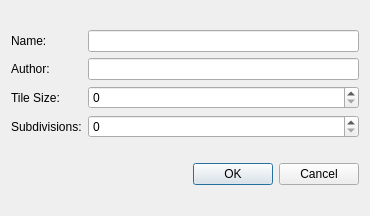
<?xml version="1.0" encoding="UTF-8"?>
<ui version="4.0">
 <class>NewDialog</class>
 <widget class="QDialog" name="NewDialog">
  <property name="geometry">
   <rect>
    <x>0</x>
    <y>0</y>
    <width>370</width>
    <height>216</height>
   </rect>
  </property>
  <property name="windowTitle">
   <string>New Tileset</string>
  </property>
  <property name="sizeGripEnabled">
   <bool>false</bool>
  </property>
  <layout class="QVBoxLayout" name="verticalLayout">
   <item>
    <layout class="QGridLayout" name="gridLayout">
     <item row="0" column="0">
      <widget class="QLabel" name="label">
       <property name="text">
        <string>Name:</string>
       </property>
      </widget>
     </item>
     <item row="0" column="1">
      <widget class="QLineEdit" name="nameEdit"/>
     </item>
     <item row="1" column="0">
      <widget class="QLabel" name="label_2">
       <property name="text">
        <string>Author:</string>
       </property>
      </widget>
     </item>
     <item row="1" column="1">
      <widget class="QLineEdit" name="authorEdit"/>
     </item>
     <item row="2" column="0">
      <widget class="QLabel" name="label_3">
       <property name="text">
        <string>Tile Size:</string>
       </property>
      </widget>
     </item>
     <item row="2" column="1">
      <widget class="QSpinBox" name="sizeSB"/>
     </item>
     <item row="3" column="0">
      <widget class="QLabel" name="label_4">
       <property name="text">
        <string>Subdivisions:</string>
       </property>
      </widget>
     </item>
     <item row="3" column="1">
      <widget class="QSpinBox" name="divSB"/>
     </item>
    </layout>
   </item>
   <item>
    <widget class="QDialogButtonBox" name="buttonBox">
     <property name="orientation">
      <enum>Qt::Horizontal</enum>
     </property>
     <property name="standardButtons">
      <set>QDialogButtonBox::Cancel|QDialogButtonBox::Ok</set>
     </property>
    </widget>
   </item>
  </layout>
 </widget>
 <resources/>
 <connections>
  <connection>
   <sender>buttonBox</sender>
   <signal>accepted()</signal>
   <receiver>NewDialog</receiver>
   <slot>accept()</slot>
   <hints>
    <hint type="sourcelabel">
     <x>248</x>
     <y>254</y>
    </hint>
    <hint type="destinationlabel">
     <x>157</x>
     <y>274</y>
    </hint>
   </hints>
  </connection>
  <connection>
   <sender>buttonBox</sender>
   <signal>rejected()</signal>
   <receiver>NewDialog</receiver>
   <slot>reject()</slot>
   <hints>
    <hint type="sourcelabel">
     <x>316</x>
     <y>260</y>
    </hint>
    <hint type="destinationlabel">
     <x>286</x>
     <y>274</y>
    </hint>
   </hints>
  </connection>
 </connections>
</ui>
